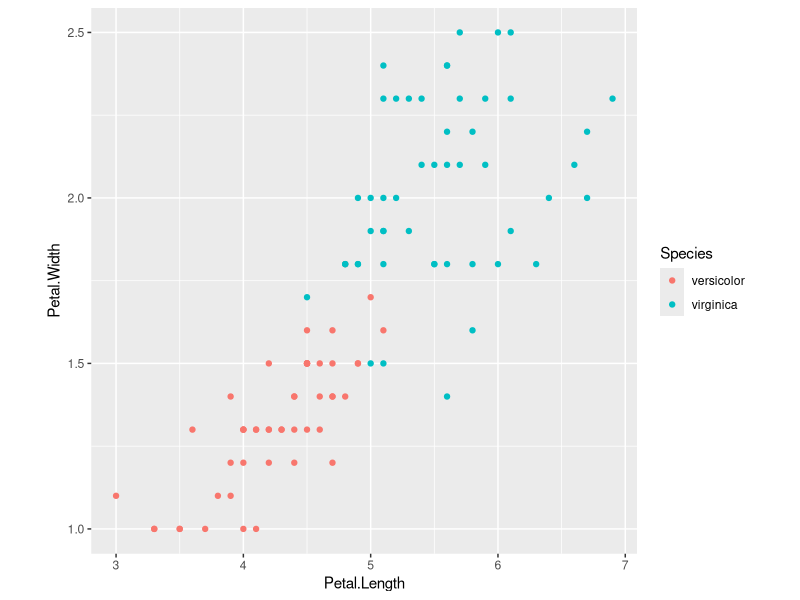
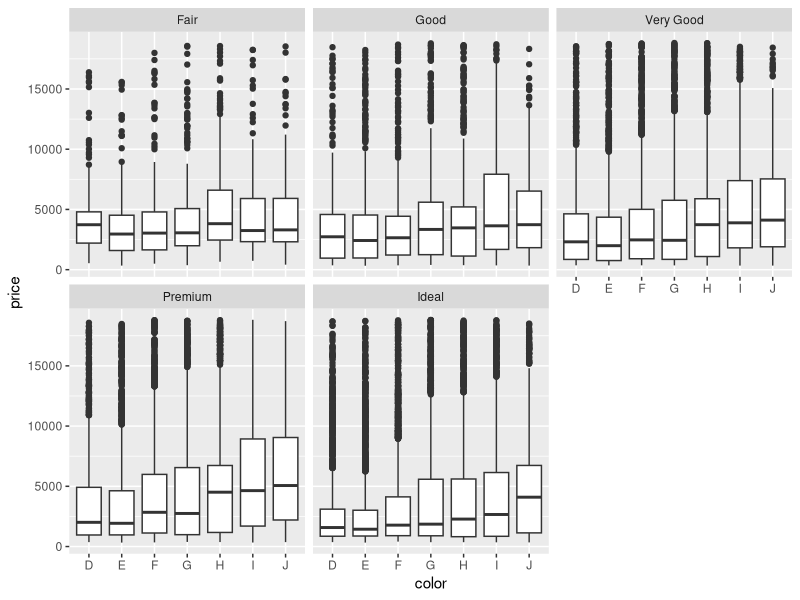

These figures' R source, in order:
## ---- chunk 1
knitr::opts_chunk$set(
  echo = FALSE,
  fig.align = "center")
library(tidyverse)
## ---- chunk 2
iris %>%
  mutate(sum = Sepal.Length + Sepal.Width) %>%
  arrange(desc(sum)) %>%
  slice(1) %>%
  pull(Species)
## ---- chunk 3
iris %>% filter(Species != "setosa") %>%
  ggplot(aes(Petal.Length, Petal.Width, color = Species)) +
  theme(aspect.ratio = 1) +
  geom_point()
## ---- chunk 4
ggplot(diamonds, aes(color, price)) +
  geom_boxplot() +
  facet_wrap(~cut)
## ---- chunk 5
qnorm(0.5 + 0.45, mean = 0, sd = 1)
## ---- chunk 6
ht <- read.table(file = "heights.txt", header = T, sep = " ")
## ---- chunk 7
t.test(ht$Mheight)
